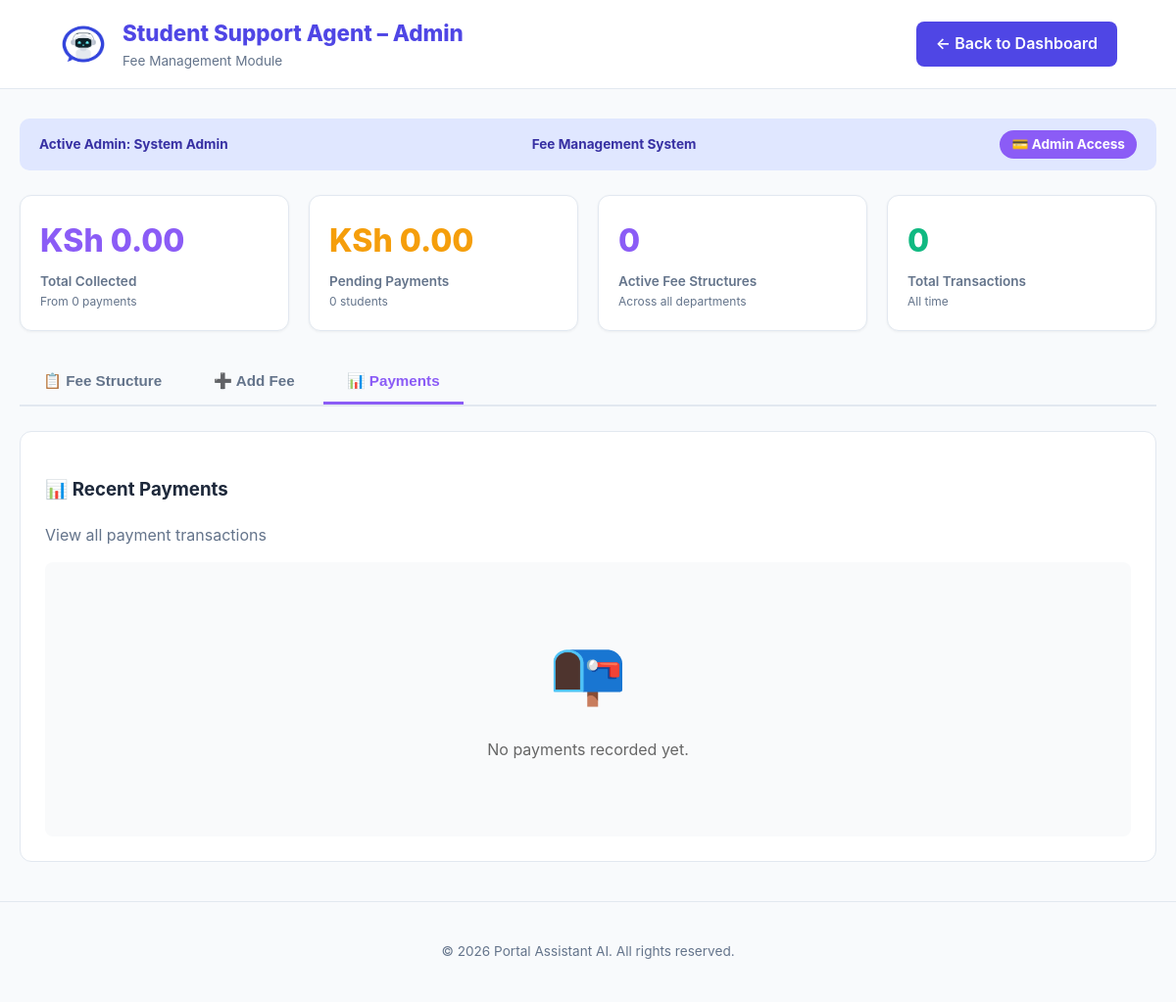
Page /Admin/admin_fee_management.php?tab=payments (signed in) on the earlier database version.
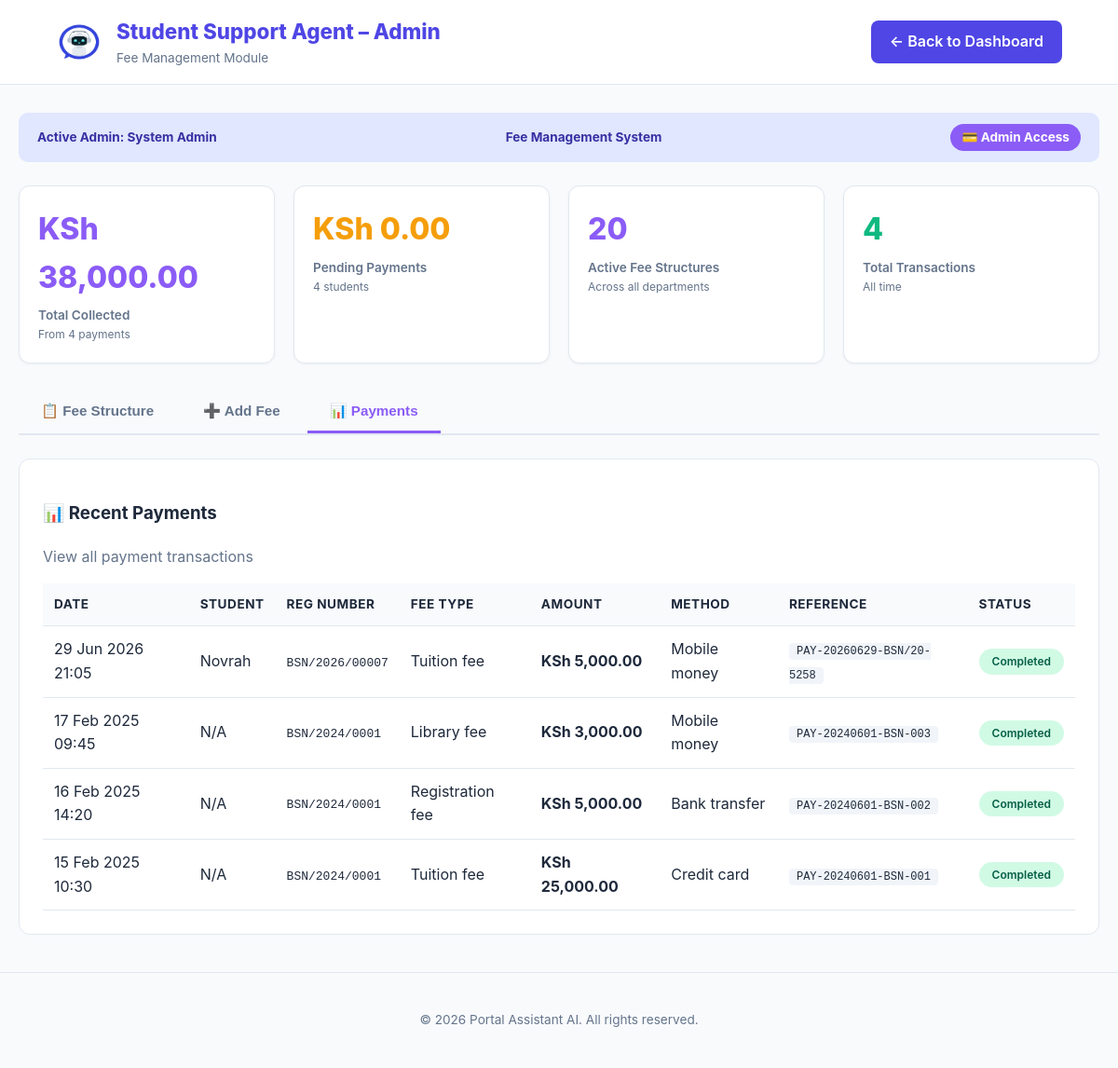
Same page on the later database version.
### tables this page shows
CREATE TABLE `fee_payments` (
  `id` int(11) NOT NULL,
  `student_reg` varchar(50) NOT NULL,
  `fee_type` varchar(50) NOT NULL,
  `amount` decimal(10,2) NOT NULL,
  `payment_method` varchar(50) DEFAULT NULL,
  `reference` varchar(50) DEFAULT NULL,
  `payment_date` datetime DEFAULT NULL,
  `due_date` date DEFAULT NULL,
  `status` enum('pending','completed','failed','overdue') DEFAULT 'pending',
  `fee_structure_id` int(11) DEFAULT NULL
);

CREATE TABLE `users` (
  `id` int(11) NOT NULL,
  `full_name` varchar(100) NOT NULL,
  `reg_number` varchar(50) NOT NULL,
  `email` varchar(100) NOT NULL,
  `password` varchar(255) NOT NULL,
  `password_changed` tinyint(1) NOT NULL DEFAULT 0,
  `role` enum('student','admin','lecturer') NOT NULL DEFAULT 'student',
  `department` varchar(100) NOT NULL,
  `phone` varchar(20) DEFAULT NULL,
  `created_at` timestamp NOT NULL DEFAULT current_timestamp(),
  `survey_done` tinyint(1) DEFAULT 0,
  `reset_token` varchar(255) DEFAULT NULL,
  `reset_expires` datetime DEFAULT NULL
);

### Admin/admin_fee_management.php (the view, shortened to what the changed rows need)
<?php
$conn = mysqli_connect("localhost", "root", "", "Portal-Asisstant-AI");
$payment_summary_query = "SELECT
    COUNT(*) as total_payments,
    SUM(CASE WHEN status = 'completed' THEN amount ELSE 0 END) as total_collected,
    SUM(CASE WHEN status = 'pending' THEN amount ELSE 0 END) as total_pending,
    COUNT(CASE WHEN status = 'completed' THEN 1 ELSE 0 END) as completed_count,
    COUNT(CASE WHEN status = 'pending' THEN 1 ELSE 0 END) as pending_count
    FROM fee_payments";
$payment_summary_result = mysqli_query($conn, $payment_summary_query);
$payment_summary = mysqli_fetch_assoc($payment_summary_result);
$recent_payments_query = "SELECT fp.*, u.full_name
                         FROM fee_payments fp
                         LEFT JOIN users u ON fp.student_reg = u.reg_number
                         ORDER BY fp.payment_date DESC LIMIT 10";
$recent_payments_result = mysqli_query($conn, $recent_payments_query);
$summary_query = "SELECT
    COUNT(*) as total_fees,
    SUM(amount) as total_amount,
    COUNT(DISTINCT year) as total_departments
    FROM fees_structure";
$summary_result = mysqli_query($conn, $summary_query);
$summary = mysqli_fetch_assoc($summary_result);
$tab = isset($_GET['tab']) ? $_GET['tab'] : 'structure';
?>
<!DOCTYPE html>
<html lang="en">
<head>
</head>
<body>
<header>
    <div class="branding">
        <div>
            <h1>Student Support Agent – Admin</h1>
        </div>
    </div>
</header>
<div class="container">
    <div class="dashboard-grid">
        <div class="stat-card">
            <h3>KSh <?php echo number_format($payment_summary['total_collected'] ?? 0, 2); ?></h3>
            <p>Total Collected</p>
            <div class="sub">From <?php echo $payment_summary['completed_count'] ?? 0; ?> payments</div>
        </div>
        <div class="stat-card">
            <h3 style="color: var(--warning);">KSh <?php echo number_format($payment_summary['total_pending'] ?? 0, 2); ?></h3>
            <p>Pending Payments</p>
            <div class="sub"><?php echo $payment_summary['pending_count'] ?? 0; ?> students</div>
        </div>
        <div class="stat-card">
            <h3 style="color: var(--fee-primary);"><?php echo $summary['total_fees'] ?? 0; ?></h3>
            <p>Active Fee Structures</p>
            <div class="sub">Across all departments</div>
        </div>
        <div class="stat-card">
            <h3 style="color: var(--success);"><?php echo $payment_summary['total_payments'] ?? 0; ?></h3>
            <p>Total Transactions</p>
            <div class="sub">All time</div>
        </div>
    </div>
    <?php switch($tab):
        case 'add': ?>
        <?php break;
        case 'payments': ?>
            <div class="section-box">
                <?php if ($recent_payments_result && mysqli_num_rows($recent_payments_result) > 0): ?>
                    <table class="data-table">
                        <thead>
                            <tr>
                                <th>Date</th>
                                <th>Student</th>
                                <th>Reg Number</th>
                                <th>Fee Type</th>
                                <th>Amount</th>
                                <th>Method</th>
                                <th>Reference</th>
                                <th>Status</th>
                            </tr>
                        </thead>
                        <tbody>
                            <?php while($payment = mysqli_fetch_assoc($recent_payments_result)): ?>
                                <tr>
                                    <td><?php echo date('d M Y H:i', strtotime($payment['payment_date'])); ?></td>
                                    <td><?php echo htmlspecialchars($payment['full_name'] ?? 'N/A'); ?></td>
                                    <td><code><?php echo $payment['student_reg']; ?></code></td>
                                    <td><?php echo ucfirst(str_replace('_', ' ', $payment['fee_type'])); ?></td>
                                    <td><strong>KSh <?php echo number_format($payment['amount'], 2); ?></strong></td>
                                    <td><?php echo ucfirst(str_replace('_', ' ', $payment['payment_method'] ?? 'N/A')); ?></td>
                                    <td><code style="background: #f1f5f9; padding: 2px 8px; border-radius: 4px; font-size: 0.75rem;"><?php echo $payment['reference']; ?></code></td>
                                    <td>
                                        <span class="status-badge <?php echo $payment['status']; ?>">
                                            <?php echo ucfirst($payment['status']); ?>
                                        </span>
                                    </td>
                                </tr>
                            <?php endwhile; ?>
                        </tbody>
                    </table>
                <?php else: ?>
                    <div class="no-data">
                        <span class="big-icon">📭</span>
                        <p>No payments recorded yet.</p>
                    </div>
                <?php endif; ?>
            </div>
        <?php break;
        default: ?>
        <?php break;
    endswitch; ?>
</div>
</body>
</html>

Differences in the rows shown:
added fee_payments: payment_date "29 Jun 2026 21:05", users.full_name "Novrah", student_reg "BSN/2026/00007", fee_type "Tuition fee", amount "5,000.00", payment_method "Mobile money", reference "PAY-20260629-BSN/20-5258", status "Completed"
added fee_payments: payment_date "17 Feb 2025 09:45", full_name "N/A", student_reg "BSN/2024/0001", fee_type "Library fee", amount "3,000.00", payment_method "Mobile money", reference "PAY-20240601-BSN-003", status "Completed"
added fee_payments: payment_date "16 Feb 2025 14:20", full_name "N/A", student_reg "BSN/2024/0001", fee_type "Registration fee", amount "5,000.00", payment_method "Bank transfer", reference "PAY-20240601-BSN-002", status "Completed"
added fee_payments: payment_date "15 Feb 2025 10:30", full_name "N/A", student_reg "BSN/2024/0001", fee_type "Tuition fee", amount "25,000.00", payment_method "Credit card", reference "PAY-20240601-BSN-001", status "Completed"
Other differences:
$payment_summary['total_collected']: "0.00" → "38,000.00"
$payment_summary['completed_count']: "0" → "4"
$payment_summary['pending_count']: "0" → "4"
$summary['total_fees']: "0" → "20"
$payment_summary['total_payments']: "0" → "4"
text no longer shown: "📭 No payments recorded yet."
text now shown: "DATE STUDENT REG NUMBER FEE TYPE AMOUNT METHOD REFERENCE STATUS"
